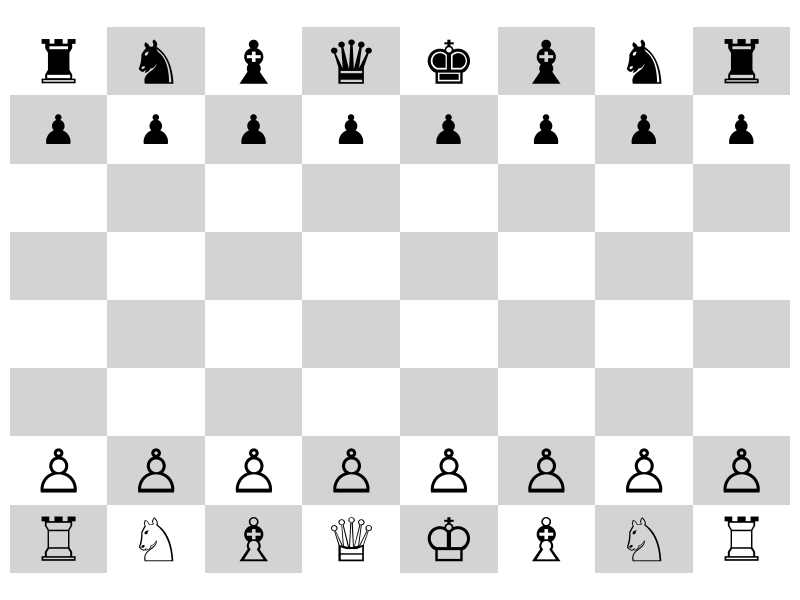

Source code (R): (Note: this script raises an error after producing the figure.)
# Chess Board in R

library(ggplot2)
library(dplyr)
cols <- letters[1:8]
rows <- 1:8

board <- expand.grid(cols,rows) |>
  within({
    color = ifelse((Var1 %in% letters[c(1, 3, 5, 7)] &Var2 %% 2 == 0) |
                     (Var1 %in% letters[c(2, 4, 6, 8)] & Var2 %% 2 != 0),
                   TRUE,
                   FALSE)
  })

# For filtering
pieces <<- {
  list(
    white_pawns = board |>
      subset(Var2 == 2) |>
      within({
        piece = "white_pawn"
        no = 1:8
        alive = TRUE
        check=NA
        position = list(c("a",2), c("b",2),c("c",2),c("d",2),c("e",2),c("f",2),c("g",2),c("h",2))
        turn_count = 0
      }),
    black_pawns = board |>
      subset(Var2 == 7) |>
      within({
        piece = "black_pawn"
        no = 1:8
        alive = TRUE
        check=NA
        position = list(c("a",7), c("b",7),c("c",7),c("d",7),c("e",7),c("f",7),c("g",7),c("h",7))
        turn_count = 0
      }),
    white_castles = board |>
      subset(Var2 == 1 & Var1 %in% letters[c(1, 8)]) |>
      within({
        piece = "white_castle"
        no = 1:2
        alive = TRUE
        check=NA
        position = list(c("a",1), c("h",1))
        turn_count = 0
      }),
    black_castles = board |>
      subset(Var2 == 8 & Var1 %in% letters[c(1, 8)]) |>
      within({
        piece = "black_castle"
        no = 1:2
        alive = TRUE
        check=NA
        position = list(c("a",8), c("h",8))
        turn_count = 0
      }),
    white_knights = board |>
      subset(Var2 == 1 & Var1 %in% letters[c(2, 7)]) |>
      within({
        piece = "white_knights"
        no = 1:2
        alive = TRUE
        check=NA
        position = list(c("b",1), c("g",1))
        turn_count =0
      }),
    black_knights = board |>
      subset(Var2 == 8 & Var1 %in% letters[c(2, 7)]) |>
      within({
        piece = "black_knights"
        no = 1:2
        alive = TRUE
        check=NA
        position = list(c("b",8), c("g",8))
        turn_count =0
      }),
    white_bishops = board |>
      subset(Var2 == 1 & Var1 %in% letters[c(3, 6)]) |>
      within({
        piece="white_bishop"
        no = 1:2
        alive = TRUE
        check=NA
        position = list(c("c",1), c("f",1))
        turn_count =0
      }),
    black_bishops = board |>
      subset(Var2 == 8 & Var1 %in% letters[c(3, 6)]) |>
      within({
        piece = "black_bishop"
        no = 1:2
        alive=TRUE
        check=NA
        position = list(c("c",8), c("f",8))
        turn_count=0
      }),
    white_queen = board |> 
      subset(Var2 == 1 & Var1 == letters[4])|>
      within({
        piece="white_queen"
        no = 1
        alive=TRUE
        check=NA
        position = list(c("d",1))
        turn_count=0
      }),
    black_queen = board |> 
      subset(Var2 == 8 & Var1 == letters[4]) |>
      within({
        piece="black_queen"
        no = 1
        alive=TRUE
        check=NA
        position = list(c("d",8))
        turn_count=0
      }),
    white_king = board |> 
      subset(Var2 == 1 & Var1 == letters[5]) |>
      within({
        piece = "white_king"
        no = 1
        alive=TRUE
        check=FALSE
        position = list(c("e",1))
        turn_count=0
      }),
    black_king = board |> 
      subset(Var2 == 8 & Var1 == letters[5]) |>
      within({
        piece="black_king"
        no = 1
        position = list(c("d",8))
        alive=TRUE
        check=FALSE
        turn_count=0
      })
  )
}

reset_board <- function(){
  pieces <<- {
    list(
      white_pawns = board |>
        subset(Var2 == 2) |>
        within({
          piece = "white_pawn"
          no = 1:8
          alive = TRUE
          check=NA
          position = list(c("a",2), c("b",2),c("c",2),c("d",2),c("e",2),c("f",2),c("g",2),c("h",2))
          turn_count = 0
        }),
      black_pawns = board |>
        subset(Var2 == 7) |>
        within({
          piece = "black_pawn"
          no = 1:8
          alive = TRUE
          check=NA
          position = list(c("a",7), c("b",7),c("c",7),c("d",7),c("e",7),c("f",7),c("g",7),c("h",7))
          turn_count = 0
        }),
      white_castles = board |>
        subset(Var2 == 1 & Var1 %in% letters[c(1, 8)]) |>
        within({
          piece = "white_castle"
          no = 1:2
          alive = TRUE
          check=NA
          position = list(c("a",1), c("h",1))
          turn_count = 0
        }),
      black_castles = board |>
        subset(Var2 == 8 & Var1 %in% letters[c(1, 8)]) |>
        within({
          piece = "black_castle"
          no = 1:2
          alive = TRUE
          check=NA
          position = list(c("a",8), c("h",8))
          turn_count = 0
        }),
      white_knights = board |>
        subset(Var2 == 1 & Var1 %in% letters[c(2, 7)]) |>
        within({
          piece = "white_knights"
          no = 1:2
          alive = TRUE
          check=NA
          position = list(c("b",1), c("g",1))
          turn_count =0
        }),
      black_knights = board |>
        subset(Var2 == 8 & Var1 %in% letters[c(2, 7)]) |>
        within({
          piece = "black_knights"
          no = 1:2
          alive = TRUE
          check=NA
          position = list(c("b",8), c("g",8))
          turn_count =0
        }),
      white_bishops = board |>
        subset(Var2 == 1 & Var1 %in% letters[c(3, 6)]) |>
        within({
          piece="white_bishop"
          no = 1:2
          alive = TRUE
          check=NA
          position = list(c("c",1), c("f",1))
          turn_count =0
        }),
      black_bishops = board |>
        subset(Var2 == 8 & Var1 %in% letters[c(3, 6)]) |>
        within({
          piece = "black_bishop"
          no = 1:2
          alive=TRUE
          check=NA
          position = list(c("c",8), c("f",8))
          turn_count=0
        }),
      white_queen = board |> 
        subset(Var2 == 1 & Var1 == letters[4])|>
        within({
          piece="white_queen"
          no = 1
          alive=TRUE
          check=NA
          position = list(c("d",1))
          turn_count=0
        }),
      black_queen = board |> 
        subset(Var2 == 8 & Var1 == letters[4]) |>
        within({
          piece="black_queen"
          no = 1
          alive=TRUE
          check=NA
          position = list(c("d",8))
          turn_count=0
        }),
      white_king = board |> 
        subset(Var2 == 1 & Var1 == letters[5]) |>
        within({
          piece = "white_king"
          no = 1
          alive=TRUE
          check=FALSE
          position = list(c("e",1))
          turn_count=0
        }),
      black_king = board |> 
        subset(Var2 == 8 & Var1 == letters[5]) |>
        within({
          piece="black_king"
          no = 1
          position = list(c("d",8))
          alive=TRUE
          check=FALSE
          turn_count=0
        })
    )
  }
}
############################################
# These datasets are not used for anything presently 
# For reference
pieces_dataset <- do.call(rbind, pieces) |>
                  subset(select=-color)

# white pieces

white_pieces <-subset(pieces_dataset, grepl("^white", piece))

# black pieces


black_pieces <-subset(pieces_dataset, grepl("^black", piece))

################################################

validate_move_syntax <- function(move){
  check<-grepl("(^((?:[KQRBN]|[a-h])|)(x|)[a-h][1-8]$)|(quit)",move)
  return(check)
}




parse_move <- function(player,move){
  parsed_move <- strsplit(move,"")[[1]]
  
  parsed_length <- as.character(length(parsed_move))
  switch(
    parsed_length,
         "2"= {
           piece <- "pawn"
           col <- parsed_move[1]
           row <- parsed_move[2]
           capture <- FALSE
         },
         "3"= {piece <- switch(parsed_move[1],
                             "a"="pawn",
                             "b"="pawn",
                             "c"="pawn",
                             "d"="pawn",
                             "e"="pawn",
                             "f"="pawn",
                             "g"="pawn",
                             "h"="pawn",
                             "K"="king",
                             "Q"="queen",
                             "R"="rook",
                             "B"="bishop",
                             "N"="knight")
              col <- parsed_move[2]
              row <- parsed_move[3]
              capture <- FALSE},
         "4"= {piece <- switch(parsed_move[1],
                               "a"="pawn",
                               "b"="pawn",
                               "c"="pawn",
                               "d"="pawn",
                               "e"="pawn",
                               "f"="pawn",
                               "g"="pawn",
                               "h"="pawn",
                               "K"="king",
                               "Q"="queen",
                               "R"="rook",
                               "B"="bishop",
                               "N"="knight")
              col <- parsed_move[3]
              row <- parsed_move[4]
              capture <- TRUE})
  return(list("piece"=piece,
              "col"=col,
              "row"=row,
              "capture" = capture
              ))
}

check_move_legality<- function(player,parsed_move){
  
  piece <- parsed_move[["piece"]]
  col <- parsed_move[["col"]]
  row <- parsed_move[["row"]] |> as.numeric()
  capture <- parsed_move[["capture"]]
  
  if(player=="White"){
    if(capture){
      return("Capture Action Still Under Development")
    }else{
      switch(piece,
             "pawn" = {
               
               pawn_selected<- subset(pieces[["white_pawns"]], 
                                      (Var1==col&Var2==row-1)|
                                        (Var1==col&Var2==row-2 & turn_count==0))
               
               
               if(nrow(pawn_selected)==0){
                 cat("Error: No white pawns found to legally allow such a move")
                 return(FALSE)
               }else if(nrow(pawn_selected)>1){
                 cat("Error: More than one piece found. This is an issue with code logic")
                 return(FALSE)
               }else{
                 # Check turn count
                 if(pawn_selected[["turn_count"]]==0){
                   return(TRUE)
                 } else if(pawn_selected[["Var2"]]< row-1){
                   cat("Error: illegal pawn move")
                 }else{
                   return(TRUE)
                 }
                 # Update data and return to TRUE
                 
               }
             },
             
             "rook" = {
               return(TRUE)
             },
             
             "knight" = {
               return(TRUE)
             },
             
             "bishop" = {
               return(TRUE)
             },
             "queen" = {
               return(TRUE)
             },
             "king" = {
               return(TRUE)
             }
             
      )
    }
    }else{
      if(capture){
        return("Capture Action Still Under Development")
      }else{
        switch(piece,
               "pawn" = { 
                 
                 pawn_selected<- subset(pieces[["black_pawns"]], 
                                        (Var1==col&Var2==row+1)|
                                          (Var1==col&Var2==row+2 & turn_count==0))
                 
                 
                 
                 if(nrow(pawn_selected)==0){
                   cat("Error: No black pawns found to legally allow such a move")
                   return(FALSE)
                 }else if(nrow(pawn_selected)>1){
                   cat("Error: More than one piece found. This is an issue with code logic")
                   return(FALSE)
                 }else{
                   return(TRUE)
                 }
               },
               
               "rook" = {
                 return(TRUE)
               },
               
               "knight" = {
                 return(TRUE)
               },
               
               "bishop" = {
                 return(TRUE)
               },
               "queen" = {
                 return(TRUE)
               },
               "king" = {
                 return(TRUE)
               }
               
        )
      }
  
    }
}

get_player_move <- function(player){
  prompt <- paste(player, "'s Turn:", sep='', collapse='')
  
  move<-readline(prompt)
  
  if(move=="quit"){
    return(move)
  }else{
  # Recursive solution
  
  # Check for valid move
  if(validate_move_syntax(move)){
    parsed_move<- parse_move(player,move)
    if(check_move_legality(player,parsed_move)){
      return(move)
    }else{
      get_player_move(player)
    }
  } else{
    cat("Invalid Move. Please use algebraic notation for making moves.")
    get_player_move(player)
  }
  }
}


plot_board<- function(board,
                      pieces){
  
  white_pawns <- pieces[["white_pawns"]]
  black_pawns <- pieces[["black_pawns"]]
  
  white_castles <- pieces[["white_castles"]]
  black_castles <- pieces[["black_castles"]]
  
  white_knights <- pieces[["white_knights"]]
  black_knights <- pieces[["black_knights"]]
  
  white_bishops <- pieces[["white_bishops"]]
  black_bishops <- pieces[["black_bishops"]]
  
  white_queen <- pieces[["white_queen"]]
  black_queen <- pieces[["black_queen"]]
  
  white_king <- pieces[["white_king"]]
  black_king <- pieces[["black_king"]]
  
  ggplot()+
    theme_void()+
    geom_tile(data=board,
              mapping=aes(x=Var1,y=Var2,fill=color))+
    scale_fill_manual(values=c("#D3D3D3","#FFFFFF"))+
    geom_point(data = white_pawns,
               mapping=aes(x=Var1,y=Var2),
               shape="\u2659",
               size=15)+
    geom_point(data = black_pawns,
               mapping=aes(x=Var1,y=Var2),
               shape="\u265F",
               size=10)+
    geom_point(data = white_castles,
               mapping=aes(x=Var1,y=Var2),
               shape="\u2656",
               size=15)+
    geom_point(data = black_castles,
               mapping=aes(x=Var1,y=Var2),
               shape="\u265C",
               size=15)+
    geom_point(data = white_knights,
               mapping=aes(x=Var1,y=Var2),
               shape="\u2658",
               size=15)+
    geom_point(data = black_knights,
               mapping=aes(x=Var1,y=Var2),
               shape="\u265E",
               size=15)+
    geom_point(data = white_bishops,
               mapping=aes(x=Var1,y=Var2),
               shape="\u2657",
               size=15)+
    geom_point(data = black_bishops,
               mapping=aes(x=Var1,y=Var2),
               shape="\u265D",
               size=15)+
    geom_point(data = white_queen,
               mapping=aes(x=Var1,y=Var2),
               shape="\u2655",
               size=15)+
    geom_point(data = black_queen,
               mapping=aes(x=Var1,y=Var2),
               shape="\u265B",
               size=15)+
    geom_point(data = white_king,
               mapping=aes(x=Var1,y=Var2),
               shape="\u2654",
               size=15)+
    geom_point(data = black_king,
               mapping=aes(x=Var1,y=Var2),
               shape="\u265A",
               size=15)+
    theme(legend.position = "none")
}



# STILL NEED TO WORK ON
update_board<- function(player,parsed_move){
  
  piece <- parsed_move[["piece"]]
  col <- parsed_move[["col"]]
  row <- parsed_move[["row"]] |> as.numeric()
  capture <- parsed_move[["capture"]]
  if(player=="White"){
    if(capture){
      return("Capture Action Still Under Development")
    }else{
      switch(parsed_move[["piece"]],
             "pawn"={
               
               pieces[["white_pawns"]]<<- pieces[["white_pawns"]] %>% 
                 mutate(Var1 = case_when(((Var1==col&Var2==row-1)|(Var1==col&Var2==row-2 & turn_count==0)) ~ col,
                                         TRUE ~ as.character(Var1)),
                        Var2 = case_when(((Var1==col&Var2==row-1)|(Var1==col&Var2==row-2 & turn_count==0)) ~ row,
                                         TRUE ~ as.numeric(Var2)),
                        turn_count = case_when((Var1==col&Var2==row) ~ turn_count+1,
                                               TRUE ~ turn_count))
             },
             "castle" = {},
             "knight"={},
             "bishop"={},
             "queen"={},
             "king" ={}
      )
    }
    
  }else{
    if(capture){
      return("Capture Action Still Under Development")
    }else{
      switch(parsed_move[["piece"]],
             "pawn"={
               pieces[["black_pawns"]]<<- pieces[["black_pawns"]] %>% 
                 mutate(Var1 = case_when(((Var1==col&Var2==row+1)|(Var1==col&Var2==row+2 & turn_count==0)) ~ col,
                                         TRUE ~ as.character(Var1)),
                        Var2 = case_when(((Var1==col&Var2==row+1)|(Var1==col&Var2==row+2 & turn_count==0)) ~ row,
                                         TRUE ~ as.numeric(Var2)),
                        turn_count = case_when((Var1==col&Var2==row) ~ turn_count+1,
                                               TRUE ~ turn_count))
             },
             "castle" = {},
             "knight"={},
             "bishop"={},
             "queen"={},
             "king" ={}
      )
    }
   
  }
  
}

play_game <- function() {
  turn <- 0
  quit <- FALSE
  
  reset_board()
  # Initialize the game
  plot_board(board,pieces) |> print() 
  
  while (quit == FALSE) {
    turn <- turn + 1
    player <- ifelse(turn %% 2 == 1, "White", "Black")
    move <- get_player_move(player)
    if(move == "quit"){
      quit <- TRUE
      break
    }
    parsed_move <- parse_move(player,move)
    
    print(parsed_move)
    
    update_board(player,parsed_move)
    
    plot_board(board,pieces)|> 
       print() 
    
  }
  cat("Game Concluded")
}

play_game()
